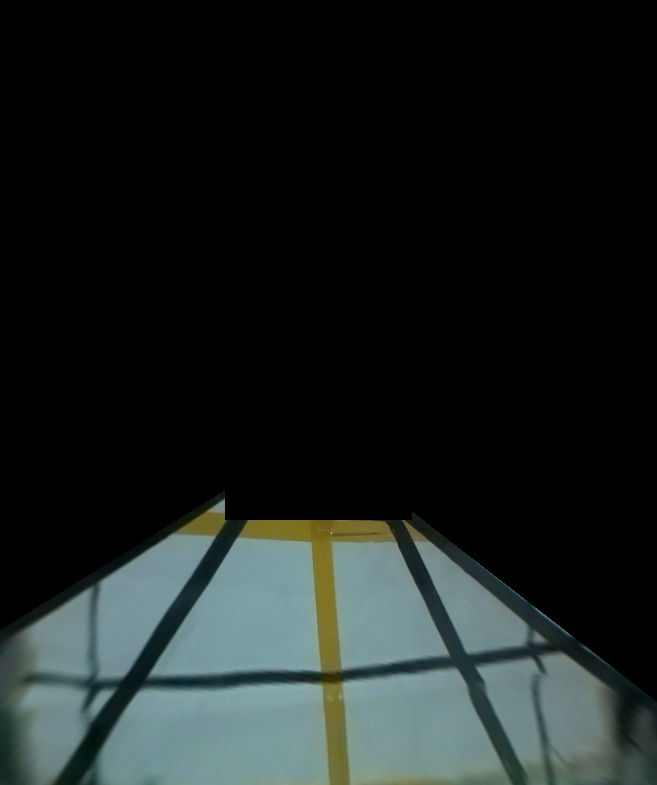
#> input picture 4. Stitching/6.1.BEV-FINAL-SameSize-Camera_A_1.jpg, 657 x 785 px
$ jupyter execute '4.1 Experiment 1.ipynb'
#> lines starting #> are read from the running program, lines starting #| are printed output that depends on the picture; after the words box and inside, x2 and y2 are one past the last pixel; in counts of white or black regions, pixels touching at a corner belong together
" [ *** ============ STITCHING OR & XOR ============ ***] "
==========================

[cell 1]
#pylint:disable=no-member

import cv2
import numpy as np


# =============== [ P A R A M E T E R ]
#=========================================================
pathResultImages = r"Result_Images\\"
heightBEV = 785
widthBEV = 657
# =============== Camera Filename Images
Camera_A_Name = "6.1.BEV-FINAL-SameSize-Camera_A_1.jpg"
Camera_B_Name = "6.1.BEV-FINAL-SameSize-Camera_B_1.jpg"
Camera_C_Name = "6.1.BEV-FINAL-SameSize-Camera_C_1.jpg"
Camera_D_Name = "6.1.BEV-FINAL-SameSize-Camera_D_1.jpg"
print("=> Filename: ", Camera_A_Name,Camera_B_Name,Camera_C_Name,Camera_D_Name)
print()
#=========================================================
# =============== [ P A R A M E T E R ]

# =============== [ F U N C T I O N ]
#=========================================================
def readCamera(cameraName, Camera_Filename):
#> called with cameraName = 'A', Camera_Filename = '6.1.BEV-FINAL-SameSize-Camera_A_1.jpg'
    img = cv2.imread(Camera_Filename)
#> img is the input picture: shape (785, 657, 3); mean B, G, R 32.3, 33.5, 27.1
    if (cameraName == "D"):
        # Rotate D - No Rotate
        pass
    elif (cameraName == "B"):
        # Camera B - Rotate 90 COUNTERCLOCKWISE
        # img = cv2.rotate(img, cv2.cv2.ROTATE_90_COUNTERCLOCKWISE)
        pass
    elif (cameraName == "C"):
        # Camera C - Rotate 90 CLOCKWISE
        # img = cv2.rotate(img, cv2.cv2.ROTATE_90_CLOCKWISE)
        pass
    elif (cameraName == "A"):
        # Camera A - Rotate 180
        # img = cv2.rotate(img, cv2.cv2.ROTATE_180)
        pass
    cv2.imshow(Camera_Filename, img)
    cv2.waitKey(0)
    cv2.destroyAllWindows()
    return img
#=========================================================
def writeNewImage(img, pathWriteImg):
    cv2.imwrite(pathWriteImg, img)
#=========================================================
# =============== [ F U N C T I O N ]

# =============== [ M A I N - F U N C T I O N ]
#=========================================================
def main():
    print("==> 1. Size BEV")
    print("Height: ", heightBEV)
    print("Width: ", widthBEV)
    print()

    print("==> 2. Read Camera & Rotate")
    print()
    # ==================== Read Camera & Rotate
    imgCameraA = readCamera("A", Camera_A_Name)
    imgCameraB = readCamera("B", Camera_B_Name)
#> call 2 of readCamera, with cameraName = 'B', Camera_Filename = '6.1.BEV-FINAL-SameSize-Camera_B_1.jpg'
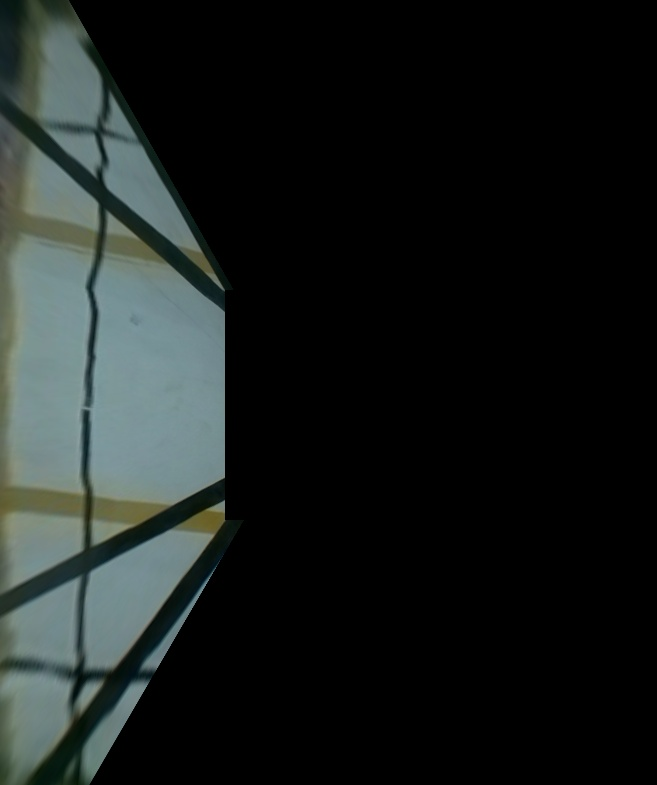
#> input picture 4. Stitching/6.1.BEV-FINAL-SameSize-Camera_B_1.jpg, 657 x 785 px
#> in readCamera, img is the input picture: shape (785, 657, 3); mean B, G, R 29, 30.3, 25.4
    imgCameraC = readCamera("C", Camera_C_Name)
#> call 3 of readCamera, with cameraName = 'C', Camera_Filename = '6.1.BEV-FINAL-SameSize-Camera_C_1.jpg'
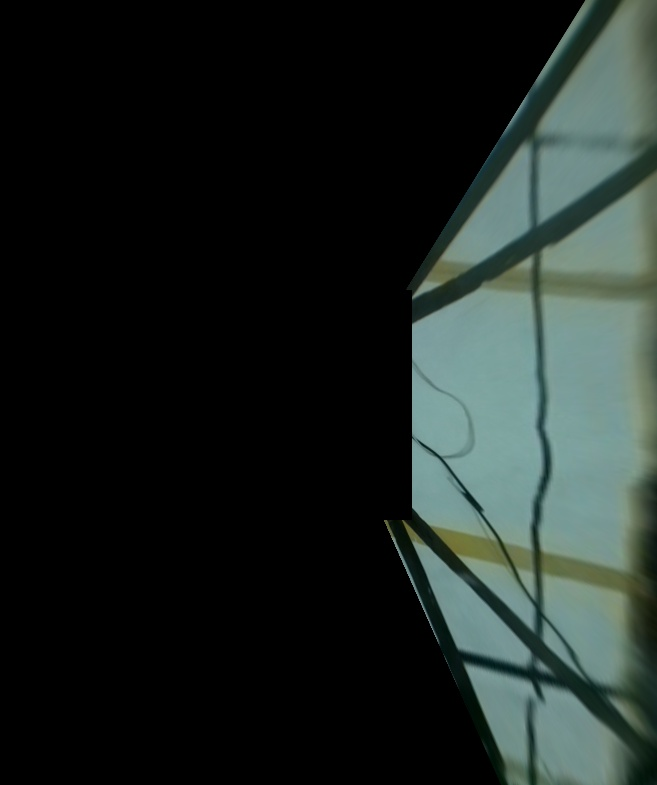
#> input picture 4. Stitching/6.1.BEV-FINAL-SameSize-Camera_C_1.jpg, 657 x 785 px
#> in readCamera, img is the input picture: shape (785, 657, 3); mean B, G, R 34.7, 37.7, 29.5
    imgCameraD = readCamera("D", Camera_D_Name)
#> call 4 of readCamera, with cameraName = 'D', Camera_Filename = '6.1.BEV-FINAL-SameSize-Camera_D_1.jpg'
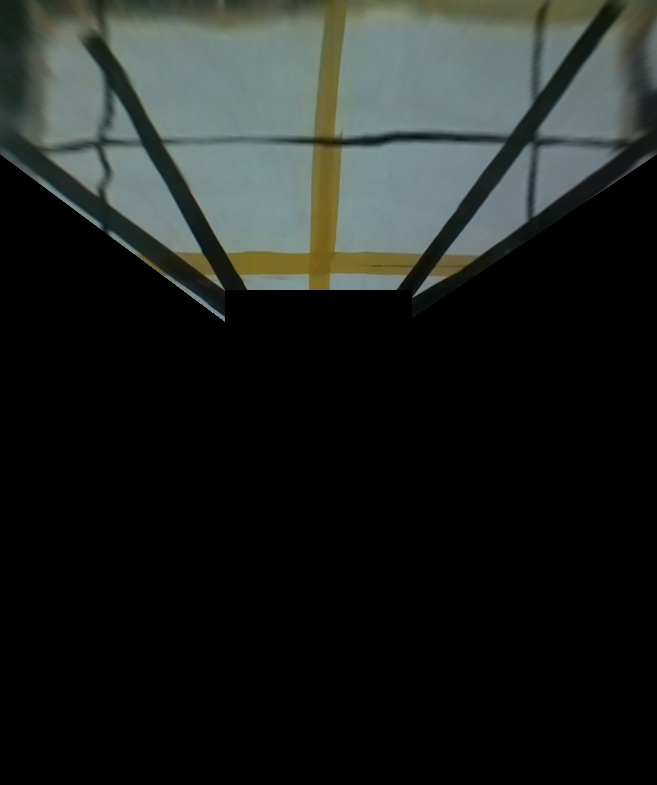
#> input picture 4. Stitching/6.1.BEV-FINAL-SameSize-Camera_D_1.jpg, 657 x 785 px
#> in readCamera, img is the input picture: shape (785, 657, 3); mean B, G, R 32.5, 34.9, 30.8

    '''
    # bitwise AND --> intersecting regions
    bitwise_and_Vertical = cv2.bitwise_and(imgCameraA, imgCameraD)
    cv2.imshow('Bitwise AND [imgCameraA,imgCameraD]', bitwise_and_Vertical)
    bitwise_and_Horizontal = cv2.bitwise_and(imgCameraB, imgCameraC)
    cv2.imshow('Bitwise AND [imgCameraB,imgCameraC]', bitwise_and_Horizontal)
    bitwise_and_Full = cv2.bitwise_and(bitwise_and_Vertical, bitwise_and_Horizontal)
    cv2.imshow('Bitwise AND [FULL]', bitwise_and_Full)
    cv2.waitKey(0)
    cv2.destroyAllWindows()
    '''

    # bitwise OR --> non-intersecting and intersecting regions
    bitwise_or_Vertical = cv2.bitwise_or(imgCameraA, imgCameraD)
    cv2.imshow('Bitwise OR [imgCameraA,imgCameraD]', bitwise_or_Vertical)
    bitwise_or_Horizontal = cv2.bitwise_or(imgCameraB, imgCameraC)
    cv2.imshow('Bitwise OR [imgCameraB, imgCameraC]', bitwise_or_Horizontal)
    bitwise_or_Full = cv2.bitwise_or(bitwise_or_Vertical, bitwise_or_Horizontal)
    cv2.imshow('Bitwise OR [FULL]', bitwise_or_Full)
    print("==> 4. Write new Images")
    print()
    cv2.waitKey(0)
    cv2.destroyAllWindows()
    # ==================== Write new Images
    filenameImage = "1.1.STITCHING-BEV-OR-"
    filenameImage = pathResultImages + filenameImage
    writeNewImage(bitwise_or_Full, filenameImage+Camera_A_Name)

    # bitwise XOR --> non-intersecting regions
    bitwise_xor_Vertical = cv2.bitwise_xor(imgCameraA, imgCameraD)
    cv2.imshow('Bitwise XOR [imgCameraA,imgCameraD]', bitwise_xor_Vertical)
    bitwise_xor_Horizontal = cv2.bitwise_xor(imgCameraB, imgCameraC)
    cv2.imshow('Bitwise XOR [imgCameraB, imgCameraC]', bitwise_xor_Horizontal)
    bitwise_xor_Full = cv2.bitwise_xor(bitwise_xor_Vertical, bitwise_xor_Horizontal)
    cv2.imshow('Bitwise XOR [FULL]', bitwise_xor_Full)
    cv2.waitKey(0)
    cv2.destroyAllWindows()
    # ==================== Write new Images
    filenameImage = "1.1.STITCHING-BEV-XOR-"
    filenameImage = pathResultImages + filenameImage
    writeNewImage(bitwise_xor_Full, filenameImage+Camera_A_Name)

    # bitwise NOT
    #bitwise_not = cv2.bitwise_not(imgCameraA)
    #cv2.imshow('imgCameraA NOT', bitwise_not)
    #cv2.waitKey(0)
    #cv2.destroyAllWindows()

#=========================================================
# =============== [ M A I N - F U N C T I O N ]

if __name__ == '__main__':
    # Calling main() function
    main()

" [ *** ============ STITCHING OR ============ ***] "
==========================

[cell 2]
#pylint:disable=no-member

import cv2
import numpy as np


# =============== [ P A R A M E T E R ]
#=========================================================
pathResultImages = r"Result_Images\\"
BEV_Name = "1.Rectangle-BEV Camera Show (Crop).jpg"
heightBEV = 706
widthBEV = 1040
# =============== Camera Filename Images
Camera_A_Name = "6.1.BEV-FINAL-SameSize-Camera_A_1.jpg"
Camera_B_Name = "6.1.BEV-FINAL-SameSize-Camera_B_1.jpg"
Camera_C_Name = "6.1.BEV-FINAL-SameSize-Camera_C_1.jpg"
Camera_D_Name = "6.1.BEV-FINAL-SameSize-Camera_D_1.jpg"
print("=> Filename: ", Camera_A_Name,Camera_B_Name,Camera_C_Name,Camera_D_Name)
print()
#=========================================================
# =============== [ P A R A M E T E R ]

# =============== [ F U N C T I O N ]
#=========================================================
def readCamera(cameraName, Camera_Filename):
    img = cv2.imread(Camera_Filename)
    if (cameraName == "A"):
        # Rotate A - No Rotate
        pass
    elif (cameraName == "B"):
        # Camera B - Rotate 90 COUNTERCLOCKWISE
        # img = cv2.rotate(img, cv2.cv2.ROTATE_90_COUNTERCLOCKWISE)
        pass
    elif (cameraName == "C"):
        # Camera C - Rotate 90 CLOCKWISE
        # img = cv2.rotate(img, cv2.cv2.ROTATE_90_CLOCKWISE)
        pass
    elif (cameraName == "D"):
        # Camera D - Rotate 180
        # img = cv2.rotate(img, cv2.cv2.ROTATE_180)
        pass
    '''
    cv2.imshow(Camera_Filename, img)
    cv2.waitKey(0)
    cv2.destroyAllWindows()
    '''
    return img
#=========================================================
def writeNewImage(img, pathWriteImg):
    cv2.imwrite(pathWriteImg, img)
#=========================================================
# =============== [ F U N C T I O N ]

# =============== [ M A I N - F U N C T I O N ]
#=========================================================
def main():
    print("==> 1. Size BEV")
    print("Height: ", heightBEV)
    print("Width: ", widthBEV)
    print()

    print("==> 2. Read Camera & Rotate")
    print()
    # ==================== Read Camera & Rotate
    imgCameraA = readCamera("A", Camera_A_Name)
    imgCameraB = readCamera("B", Camera_B_Name)
    imgCameraC = readCamera("C", Camera_C_Name)
    imgCameraD = readCamera("D", Camera_D_Name)

    # bitwise OR --> non-intersecting and intersecting regions
    bitwise_or_Vertical = cv2.bitwise_or(imgCameraA, imgCameraD)
    cv2.imshow('Bitwise OR [imgCameraA,imgCameraD]', bitwise_or_Vertical)
    bitwise_or_Horizontal = cv2.bitwise_or(imgCameraB, imgCameraC)
    cv2.imshow('Bitwise OR [imgCameraB, imgCameraC]', bitwise_or_Horizontal)
    #=====================================================================================
    img2gray = cv2.cvtColor(bitwise_or_Vertical,cv2.COLOR_BGR2GRAY)
    ret, mask = cv2.threshold(img2gray, 200, 255, cv2.THRESH_BINARY_INV)
#> mask: shape (785, 657); every value is 255
    cv2.imshow('mask', mask)
    mask_inv = cv2.bitwise_not(mask)
#> mask_inv: shape (785, 657); every value is 0
    #=====================================================================================
    bitwise_or_Full = cv2.bitwise_or(bitwise_or_Vertical, bitwise_or_Horizontal)
    cv2.imshow('Bitwise OR [FULL]', bitwise_or_Full)
    img_add = cv2.add(bitwise_or_Vertical,bitwise_or_Horizontal)
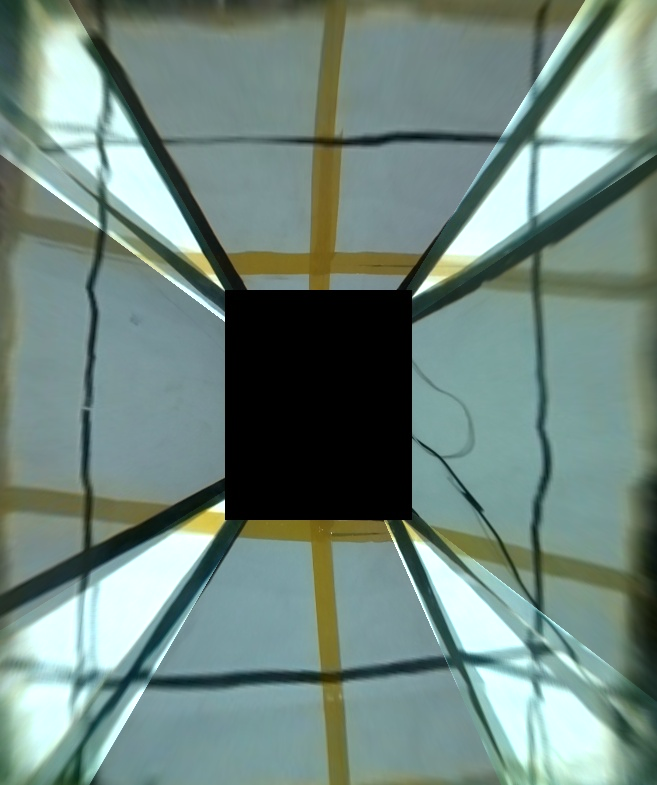
#> img_add: shape (785, 657, 3); mean B, G, R 127, 135, 112.8
    cv2.imshow('ADD', img_add)
    print("==> 4. Write new Images")
    print()
    cv2.waitKey(0)
    cv2.destroyAllWindows()
    # ==================== Write new Images
    filenameImage = "2.1.STITCHING-BEV-OR-"
    filenameImage = pathResultImages + filenameImage
    writeNewImage(bitwise_or_Full, filenameImage+Camera_A_Name)

#=========================================================
# =============== [ M A I N - F U N C T I O N ]

if __name__ == '__main__':
    # Calling main() function
    main()

" [ *** ============ STITCHING AND & MASKING & ADD ============ ***] "
==========================

[cell 3]
#pylint:disable=no-member

import cv2
import numpy as np


# =============== [ P A R A M E T E R ]
#=========================================================
pathResultImages = r"Result_Images\\"
BEV_Name = "1.Rectangle-BEV Camera Show (Crop).jpg"
heightBEV = 785
widthBEV = 657
# =============== Camera Filename Images
Camera_A_Name = "6.1.BEV-FINAL-SameSize-Camera_A_1.jpg"
Camera_B_Name = "6.1.BEV-FINAL-SameSize-Camera_B_1.jpg"
Camera_C_Name = "6.1.BEV-FINAL-SameSize-Camera_C_1.jpg"
Camera_D_Name = "6.1.BEV-FINAL-SameSize-Camera_D_1.jpg"
print("=> Filename: ", Camera_A_Name,Camera_B_Name,Camera_C_Name,Camera_D_Name)
print()
#=========================================================
# =============== [ P A R A M E T E R ]

# =============== [ F U N C T I O N ]
#=========================================================
def readCamera(cameraName, Camera_Filename):
    img = cv2.imread(Camera_Filename)
    if (cameraName == "D"):
        # Rotate D - No Rotate
        pass
    elif (cameraName == "B"):
        # Camera B - Rotate 90 COUNTERCLOCKWISE
        # img = cv2.rotate(img, cv2.cv2.ROTATE_90_COUNTERCLOCKWISE)
        pass
    elif (cameraName == "C"):
        # Camera C - Rotate 90 CLOCKWISE
        # img = cv2.rotate(img, cv2.cv2.ROTATE_90_CLOCKWISE)
        pass
    elif (cameraName == "A"):
        # Camera A - Rotate 180
        # img = cv2.rotate(img, cv2.cv2.ROTATE_180)
        pass
    '''
    cv2.imshow(Camera_Filename, img)
    cv2.waitKey(0)
    cv2.destroyAllWindows()
    '''
    return img
#=========================================================
def writeNewImage(img, pathWriteImg):
    cv2.imwrite(pathWriteImg, img)
#=========================================================
# =============== [ F U N C T I O N ]

# =============== [ M A I N - F U N C T I O N ]
#=========================================================
def main():
    print("==> 1. Size BEV")
    print("Height: ", heightBEV)
    print("Width: ", widthBEV)
    print()

    print("==> 2. Read Camera & Rotate")
    print()
    # ==================== Read Camera & Rotate
    imgCameraA = readCamera("A", Camera_A_Name)
    imgCameraB = readCamera("B", Camera_B_Name)
    imgCameraC = readCamera("C", Camera_C_Name)
    imgCameraD = readCamera("D", Camera_D_Name)

    # ==================== ADD
    img_add_Ver = cv2.add(imgCameraA,imgCameraD)
    img_add_Hor = cv2.add(imgCameraB,imgCameraC)
    #cv2.imshow('ADD - Vertical', img_add_Ver)
    #cv2.imshow('ADD - Horizontal', img_add_Hor)

    # ==================== MASK - VERTICAL
    img2gray = cv2.cvtColor(img_add_Ver,cv2.COLOR_BGR2GRAY)
    cv2.imshow('img2gray', img2gray)
    ret, mask = cv2.threshold(img2gray, 1, 255, cv2.THRESH_BINARY_INV)
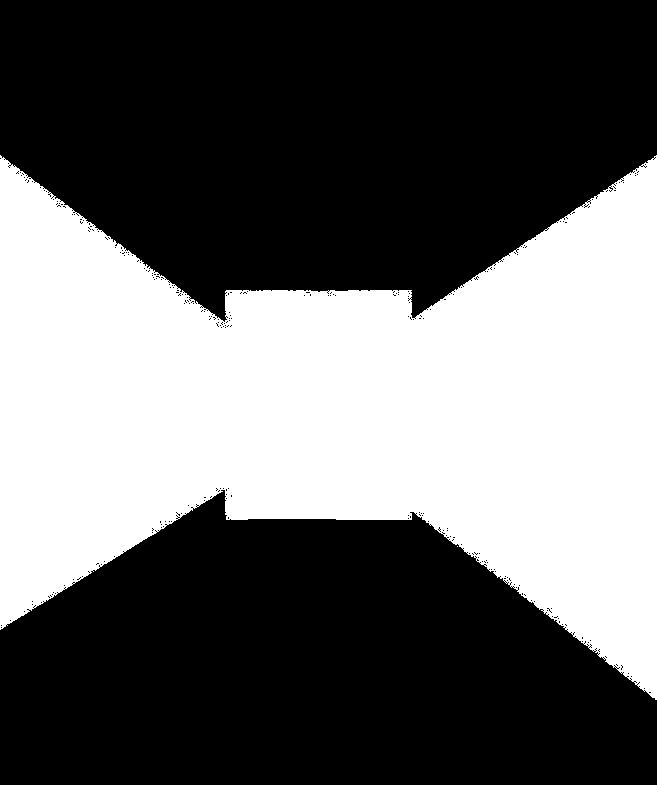
#> mask: shape (785, 657); 39.7% white; 2 white regions (1 under 20 px), largest, box (x1, y1, x2, y2) and area: (0, 155, 657, 700) 204695
    mask = cv2.GaussianBlur(mask,(3,3),3)
    cv2.imshow('mask', mask)
    # ==================== MASK - HORIZONTAL
    img2grayHorizontal = cv2.cvtColor(img_add_Hor,cv2.COLOR_BGR2GRAY)
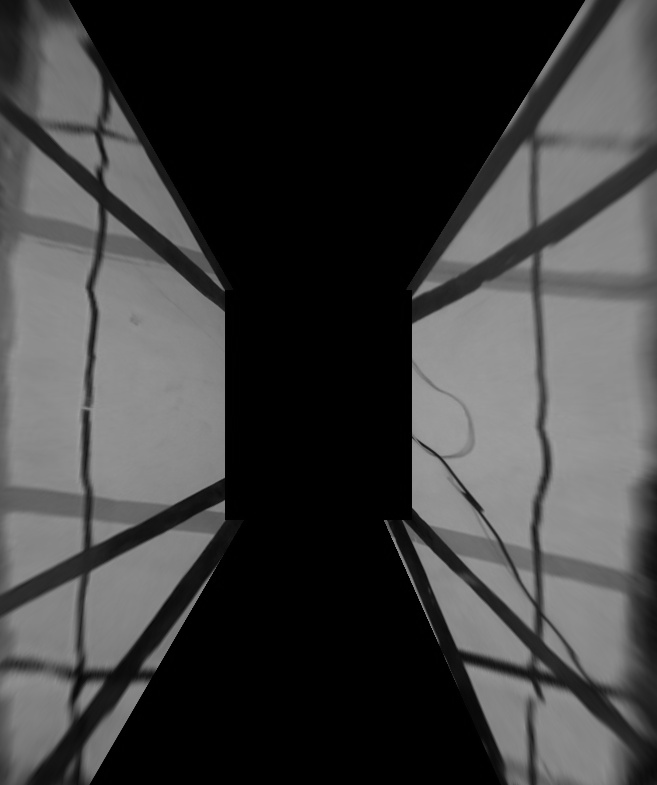
#> img2grayHorizontal: shape (785, 657); min 0, max 157, mean 63.6
    cv2.imshow('img2grayHorizontal', img2grayHorizontal)
    ret, maskHorizontal = cv2.threshold(img2grayHorizontal, 1, 255, cv2.THRESH_BINARY_INV)
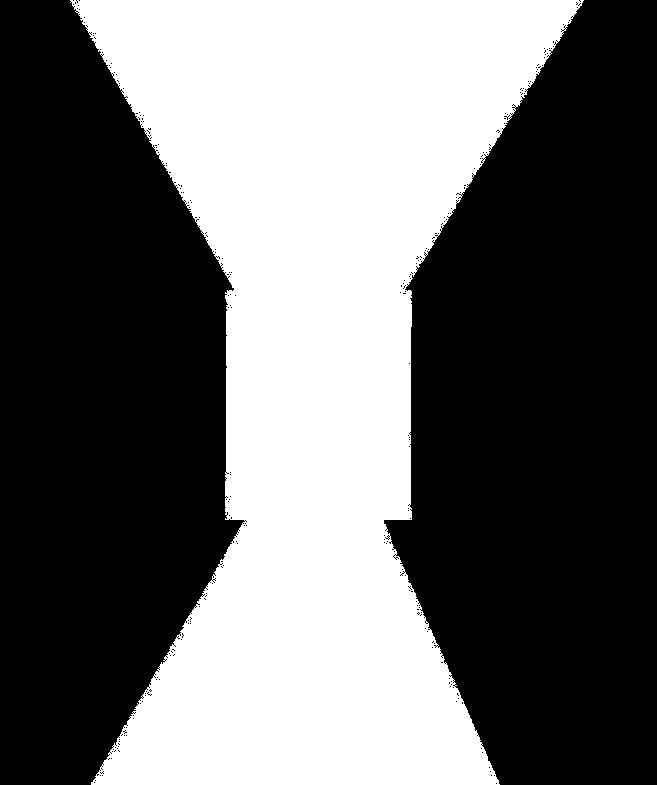
#> maskHorizontal: shape (785, 657); 41.4% white; 1 white region, box (x1, y1, x2, y2) and area: (70, 0, 584, 785) 213655
    maskHorizontal = cv2.GaussianBlur(maskHorizontal,(3,3),3)
    cv2.imshow('maskHorizontal', maskHorizontal)
    print(mask)
#> (printed output is left out)
#> (the rest of the program and of its run is left out)
